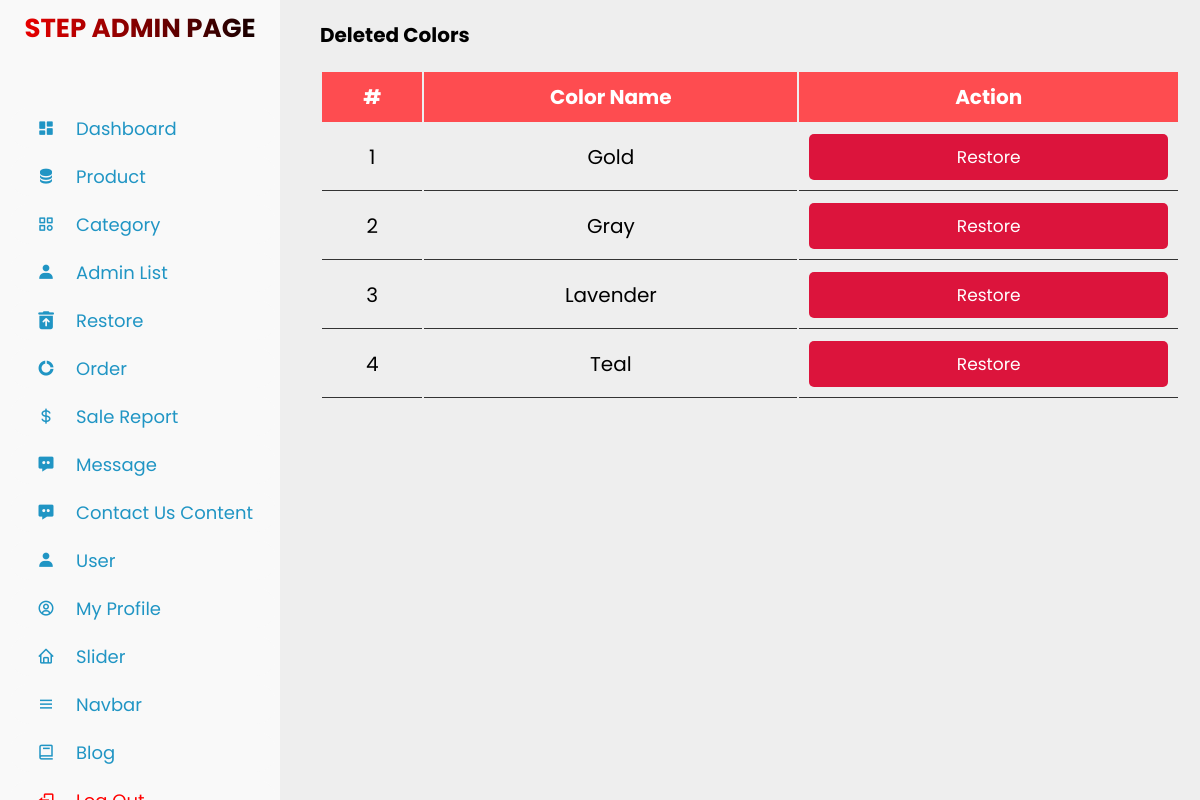
Page /admin_restore_colors.php on the committed database.
### tables this page shows
CREATE TABLE `deleted_colors` (
  `id` int(11) NOT NULL,
  `color_name` varchar(255) NOT NULL,
  `deleted_at` datetime DEFAULT current_timestamp()
);

### admin_restore_colors.php (the view, shortened to what this page needs)
<?php
include 'connect.php';
$stmt = $conn->prepare("SELECT * FROM deleted_colors");
$stmt->execute();
$deleted_colors = $stmt->fetchAll(PDO::FETCH_ASSOC);
?>
<!DOCTYPE html>
<html lang="en">
<head>
    <link rel="stylesheet" type="text/css" href="assets/css/admin_categories.css">
</head>
<body>
    <?php include 'sidebar.php'; ?>
    <div class="container">
        <h1>Deleted Colors</h1>
        <div class="product-display">
            <table class="product-display-table">
                <thead>
                    <tr>
                        <th>#</th>
                        <th>Color Name</th>
                        <th>Action</th>
                    </tr>
                </thead>
                <tbody>
                    <?php
                    if (empty($deleted_colors)): ?>
                        <tr>
                            <td colspan="3">No deleted colors found.</td>
                        </tr>
                    <?php else: ?>
                        <?php
                        $row_count = 1;
                        foreach ($deleted_colors as $deleted_color): ?>
                            <tr>
                                <td><?= $row_count++; ?></td>
                                <td><?= htmlspecialchars($deleted_color['color_name']); ?></td>
                                <td>
                                    <a href="restore_color.php?id=<?= htmlspecialchars($deleted_color['id']); ?>" class="btn">Restore</a>
                                </td>
                            </tr>
                        <?php endforeach; ?>
                    <?php endif; ?>
                </tbody>
            </table>
        </div>
    </div>
</body>
</html>

### assets/css/admin_categories.css (style rules this page uses)
:root { --green: #27ae60; --black: #333; --white: #fff; --bg-color: #eee; --box-shadow: 0 .5rem 1rem rgba(0, 0, 0, .1); --border: .1rem solid var(--black); }
* { font-family: 'Poppins', sans-serif; margin: 0; padding: 0; box-sizing: border-box; outline: none; border: none; text-decoration: none; text-transform: capitalize; }
html { font-size: 62.5%; overflow-x: hidden; }
.btn { display: block; width: 100%; cursor: pointer; border-radius: .5rem; margin-top: 1rem; font-size: 1.7rem; padding: 1rem 3rem; background: var(--green); color: var(--white); text-align: center; }
.container { max-width: 1200px; padding: 2rem; margin: 0 auto; margin-left:30rem; }
.product-display { margin: 2rem 0; }
.product-display .product-display-table { width : 100%; text-align: center; }
.product-display .product-display-table thead { background: #fe4c50; color: white; }
.product-display .product-display-table th { padding: 1rem; font-size: 2rem; }
.product-display .product-display-table td { padding: 1rem; font-size: 2rem; border-bottom: var(--border); }
.product-display .product-display-table .btn:first-child { margin-top: 0; }
.product-display .product-display-table .btn:last-child { background: crimson; }

### assets/css/sidebar.css (style rules this page uses)
* { margin: 0; padding: 0; box-sizing: border-box; }
a { text-decoration: none; }
body { background-color: #eee; }

### rows in the picture
deleted_colors: color_name "Gold"
deleted_colors: color_name "Gray"
deleted_colors: color_name "Lavender"
deleted_colors: color_name "Teal"
